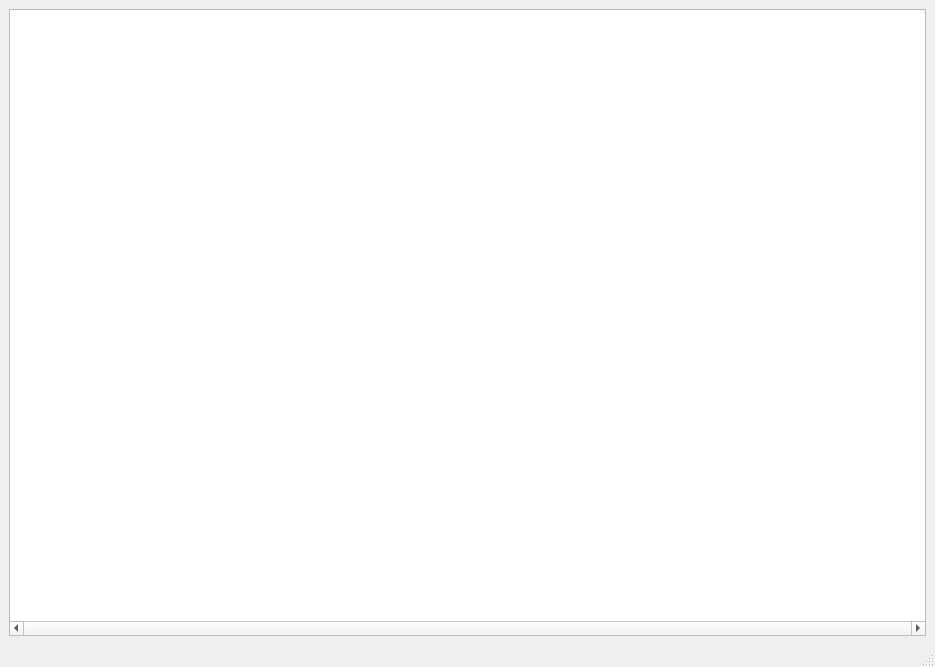
<?xml version="1.0" encoding="UTF-8"?>
<ui version="4.0">
 <class>browserFrame</class>
 <widget class="QMainWindow" name="browserFrame">
  <property name="geometry">
   <rect>
    <x>0</x>
    <y>0</y>
    <width>935</width>
    <height>667</height>
   </rect>
  </property>
  <property name="sizePolicy">
   <sizepolicy hsizetype="Maximum" vsizetype="Maximum">
    <horstretch>0</horstretch>
    <verstretch>0</verstretch>
   </sizepolicy>
  </property>
  <property name="windowTitle">
   <string>Mini Browser</string>
  </property>
  <widget class="QWidget" name="centralwidget">
   <property name="sizePolicy">
    <sizepolicy hsizetype="Maximum" vsizetype="Maximum">
     <horstretch>0</horstretch>
     <verstretch>0</verstretch>
    </sizepolicy>
   </property>
   <layout class="QVBoxLayout" name="verticalLayout">
    <item>
     <widget class="QTextBrowser" name="textBrowser">
      <property name="horizontalScrollBarPolicy">
       <enum>Qt::ScrollBarAlwaysOn</enum>
      </property>
      <property name="openLinks">
       <bool>false</bool>
      </property>
     </widget>
    </item>
   </layout>
  </widget>
  <widget class="QMenuBar" name="menubar">
   <property name="geometry">
    <rect>
     <x>0</x>
     <y>0</y>
     <width>935</width>
     <height>21</height>
    </rect>
   </property>
  </widget>
  <widget class="QStatusBar" name="statusbar"/>
 </widget>
 <resources/>
 <connections/>
</ui>
